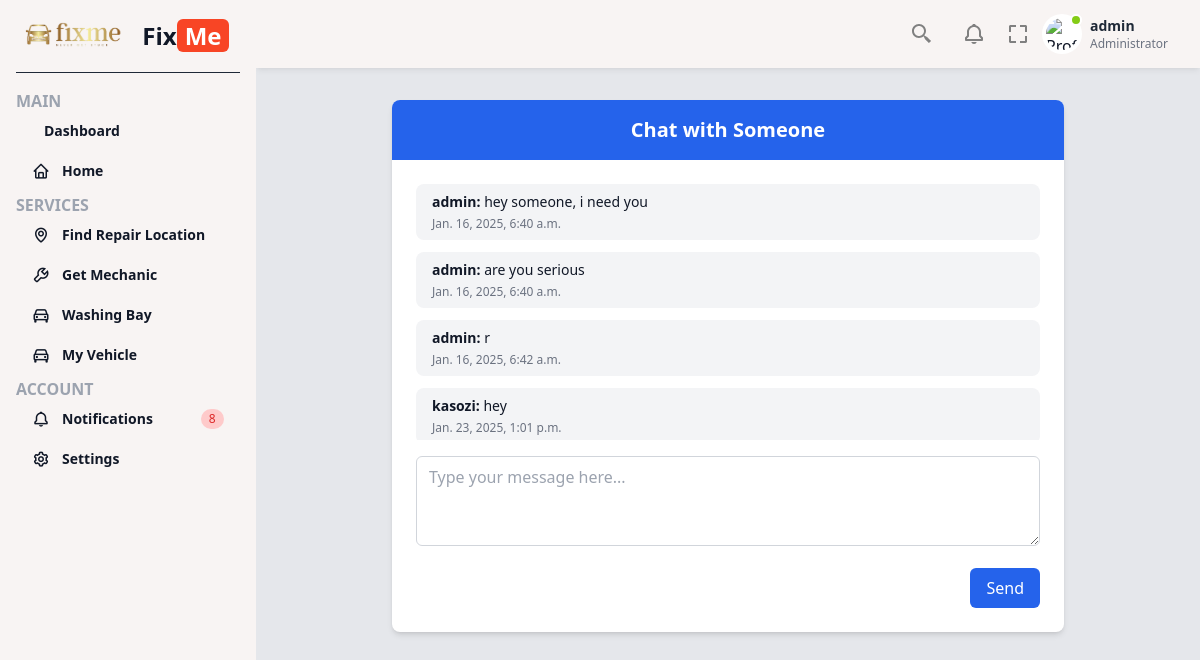
/chat_with_mechanic/1/ (signed in), run on the app's committed database.
### fixmeApp/models.py (models this page shows, shortened)
class Mechanic(models.Model):
    name = models.CharField(max_length=30)
    email = models.EmailField(validators=[EmailValidator(message="Please enter a valid email address")])
    location = models.CharField(max_length=30)
    experience = models.SmallIntegerField(default=0)
    phone = models.CharField(max_length=14, validators=[MinLengthValidator(10), MaxLengthValidator(14)])
    bio = models.CharField(max_length=100, null=True, blank=True)
    dis_img = models.ImageField(null=True, blank=True)
    created_at = models.DateTimeField(auto_now_add=True)

class Message(models.Model):
    mechanic = models.ForeignKey(Mechanic, on_delete=models.CASCADE)
    user = models.ForeignKey(User, on_delete=models.CASCADE)
    content = models.TextField()
    timestamp = models.DateTimeField(auto_now_add=True)
    read = models.BooleanField(default=False)

### fixmeApp/views.py (the view)
# urls.py: path('chat_with_mechanic/<int:mechanic_id>/', views.chat_with_mechanic, name='chat_with_mechanic'),
def chat_with_mechanic(request, mechanic_id):
    mechanic = get_object_or_404(Mechanic, id=mechanic_id)
    messages = Message.objects.filter(mechanic=mechanic).order_by('timestamp')
    message_count = Message.objects.filter(user=request.user, read=False).count()
    return render(request, 'chat_with_mechanic.html', {'mechanic': mechanic, 'messages': messages, 'message_count': message_count})

### fixmeApp/views.py (called while the page is built)
def message_count_processor(request):
    if request.user.is_authenticated:
        return {
            'message_count': Message.objects.filter(user=request.user, read=False).count()
        }
    return {
        'message_count': 0
    }

### fixmeApp/templates/chat_with_mechanic.html (shortened to what this page needs)
{% extends 'base.html' %}
{% block content %}
<div class="container mx-auto px-4 py-8">
  <div class="max-w-2xl mx-auto bg-white shadow-md rounded-lg overflow-hidden">
    <header class="bg-blue-600 text-white py-4 px-6">
      <h2 class="text-xl font-semibold text-center">Chat with {{ mechanic.name }}</h2>
    </header>
    <div class="p-6 space-y-4">
      <div class="chat-box h-64 overflow-y-auto space-y-3">
        {% for message in messages %}
        <div class="message bg-gray-100 rounded-lg px-4 py-2">
          <p class="text-sm"><strong>{{ message.user.username }}:</strong> {{ message.content }}</p>
          <p class="text-xs text-gray-500 mt-1">{{ message.timestamp }}</p>
        </div>
        {% endfor %}
      </div>
      <form method="post" action="{% url 'send_message' mechanic.id %}" class="mt-4">
        <div class="mb-4">
          <textarea name="message" rows="3" placeholder="Type your message here..." class="w-full border border-gray-300 rounded-md px-3 py-2 focus:outline-none focus:ring-2 focus:ring-blue-500"></textarea>
        </div>
        <div class="text-right">
          <button type="submit" class="bg-blue-600 text-white px-4 py-2 rounded-md hover:bg-blue-700 transition duration-300">Send</button>
        </div>
      </form>
    </div>
  </div>
</div>
{% endblock %}

### fixmeApp/templates/base.html (shortened to what this page needs)
{% load static %}
<!DOCTYPE html>
<html lang="en">
<head>
    <link href='https://unpkg.com/boxicons@2.1.4/css/boxicons.min.css' rel='stylesheet'>
    <link href="https://cdn.jsdelivr.net/npm/remixicon@3.5.0/fonts/remixicon.css" rel="stylesheet">
    <script src="https://cdn.tailwindcss.com"></script>
  </head>
<body class="bg-gray-100 text-gray-900 font-sans">
    {% load static %}
    <link href="https://fonts.bunny.net/css?family=figtree:400,500,600&display=swap" rel="stylesheet" />
    <link href='https://unpkg.com/boxicons@2.1.4/css/boxicons.min.css' rel='stylesheet'>
    <link href="https://cdn.jsdelivr.net/npm/remixicon@3.5.0/fonts/remixicon.css" rel="stylesheet">
    <script src="https://cdn.tailwindcss.com"></script>
    <div class="fixed left-0 top-0 w-64 h-full bg-[#f8f4f3] p-4 z-50 sidebar-menu transition-transform">
        <a href="#" class="flex items-center pb-4 border-b border-b-gray-800">
            <img src="{% static 'images/homeimages/logo1.png' %}" alt="Logo" class="h-10 mr-2">
            <h2 class="font-bold text-2xl">Fix<span class="bg-[#f84525] text-white px-2 rounded-md">Me</span></h2>
        </a>
        <ul class="mt-4">
            <span class="text-gray-400 font-bold">MAIN</span>
            <li class="mb-1 group {% if request.path == '/dashboard/' %}selected{% endif %}">
                <a href="{% url 'dashboard' %}" class="flex font-semibold items-center py-2 px-4 text-gray-900 hover:bg-gray-950 hover:text-gray-100 rounded-md group-[.active]:bg-gray-800 group-[.active]:text-white group-[.selected]:bg-gray-950 group-[.selected]:text-gray-100">
                    <span class="text-sm">Dashboard</span>
                </a>
            </li>
            <li class="mb-1 group {% if request.path == '/' %}selected{% endif %}">
                <a href="{% url 'home' %}" class="flex font-semibold items-center py-2 px-4 text-gray-900 hover:bg-gray-950 hover:text-gray-100 rounded-md group-[.active]:bg-gray-800 group-[.active]:text-white group-[.selected]:bg-gray-950 group-[.selected]:text-gray-100">
                    <i class='bx bx-home mr-3 text-lg'></i>
                    <span class="text-sm">Home</span>
                </a>
            </li>
            <span class="text-gray-400 font-bold">SERVICES</span>
            <li class="mb-1 group {% if request.path == '/repairlocation/' %}selected{% endif %}">
                <a href="{% url 'repairlocation' %}" class="flex font-semibold items-center py-2 px-4 text-gray-900 hover:bg-gray-950 hover:text-gray-100 rounded-md group-[.active]:bg-gray-800 group-[.active]:text-white group-[.selected]:bg-gray-950 group-[.selected]:text-gray-100">
                    <i class='bx bx-map mr-3 text-lg'></i>
                    <span class="text-sm">Find Repair Location</span>
                </a>
            </li>
            <li class="mb-1 group {% if request.path == '/mechanic/' %}selected{% endif %}">
                <a href="{% url 'mechanic' %}" class="flex font-semibold items-center py-2 px-4 text-gray-900 hover:bg-gray-950 hover:text-gray-100 rounded-md group-[.active]:bg-gray-800 group-[.active]:text-white group-[.selected]:bg-gray-950 group-[.selected]:text-gray-100">
                    <i class='bx bx-wrench mr-3 text-lg'></i>
                    <span class="text-sm">Get Mechanic</span>
                </a>
            </li>
            {% if user.is_authenticated %}
            <li class="mb-1 group {% if request.path == '/washingbay/' %}selected{% endif %}">
                <a href="{% url 'washingbay' %}" class="flex font-semibold items-center py-2 px-4 text-gray-900 hover:bg-gray-950 hover:text-gray-100 rounded-md group-[.active]:bg-gray-800 group-[.active]:text-white group-[.selected]:bg-gray-950 group-[.selected]:text-gray-100">
                    <i class='bx bx-car mr-3 text-lg'></i>
                    <span class="text-sm">Washing Bay</span>
                </a>
            </li>
            <li class="mb-1 group">
                <a href="#" class="flex font-semibold items-center py-2 px-4 text-gray-900 hover:bg-gray-950 hover:text-gray-100 rounded-md group-[.active]:bg-gray-800 group-[.active]:text-white group-[.selected]:bg-gray-950 group-[.selected]:text-gray-100">
                    <i class='bx bx-car mr-3 text-lg'></i>
                    <span class="text-sm">My Vehicle</span>
                </a>
            </li>
            {% endif %}
            <span class="text-gray-400 font-bold">ACCOUNT</span>
            {% if user.is_authenticated %}
            <li class="mb-1 group {% if request.path == '/notifications/' %}selected{% endif %}">
                <a href="{% url 'notifications' %}" class="flex font-semibold items-center py-2 px-4 text-gray-900 hover:bg-gray-950 hover:text-gray-100 rounded-md group-[.active]:bg-gray-800 group-[.active]:text-white group-[.selected]:bg-gray-950 group-[.selected]:text-gray-100">
                    <i class='bx bx-bell mr-3 text-lg'></i>
                    <span class="text-sm">Notifications</span>
                    {% if message_count > 0 %}
                    <span class="md:block px-2 py-0.5 ml-auto text-xs font-medium tracking-wide text-red-600 bg-red-200 rounded-full">{{ message_count }}</span>
                    {% endif %}
                </a>
            </li>
            <li class="mb-1 group {% if request.path == '/settings/' %}selected{% endif %}">
                <a href="{% url 'settings' %}" class="flex font-semibold items-center py-2 px-4 text-gray-900 hover:bg-gray-950 hover:text-gray-100 rounded-md group-[.active]:bg-gray-800 group-[.active]:text-white group-[.selected]:bg-gray-950 group-[.selected]:text-gray-100">
                    <i class='bx bx-cog mr-3 text-lg'></i>
                    <span class="text-sm">Settings</span>
                </a>
            </li>
            {% endif %}
        </ul>
    </div>
    <main class="w-full md:w-[calc(100%-256px)] md:ml-64 bg-gray-200 min-h-screen transition-all main">
        <div class="py-2 px-6 bg-[#f8f4f3] flex items-center shadow-md shadow-black/5 sticky top-0 left-0 z-30">
            <ul class="ml-auto flex items-center">
                <li class="mr-1 dropdown">
                    <button type="button" class="dropdown-toggle text-gray-400 mr-4 w-8 h-8 rounded flex items-center justify-center hover:text-gray-600">
                    </button>
                </li>
                {% if user.is_authenticated %}
                <li class="dropdown">
                    <button type="button" class="dropdown-toggle text-gray-400 mr-4 w-8 h-8 rounded flex items-center justify-center hover:text-gray-600">
                    </button>
                </li>
                {% endif %}
                <button id="fullscreen-button">
                    <svg xmlns="http://www.w3.org/2000/svg" width="24" height="24" class="hover:bg-gray-100 rounded-full" viewBox="0 0 24 24" style="fill: gray;transform: ;msFilter:;"><path d="M5 5h5V3H3v7h2zm5 14H5v-5H3v7h7zm11-5h-2v5h-5v2h7zm-2-4h2V3h-7v2h5z"></path></svg>
                </button>
                <li class="dropdown ml-3">
                    <button type="button" class="dropdown-toggle flex items-center">
                        <div class="flex-shrink-0 w-10 h-10 relative">
                            <div class="p-1 bg-white rounded-full focus:outline-none focus:ring">
                                <img class="w-8 h-8 rounded-full" src="https://laravelui.spruko.com/tailwind/ynex/build/assets/images/faces/9.jpg" alt="Profile"/>
                                <div class="top-0 left-7 absolute w-3 h-3 bg-lime-500 border-2 border-white rounded-full"></div>
                            </div>
                        </div>
                        <div class="p-2 md:block text-left">
                            <h2 class="text-sm font-semibold text-gray-800">
                                {% if user.is_authenticated %}
                                    {{ user.username }}
                                {% else %}
                                    Guest
                                {% endif %}
                            </h2>
                            <p class="text-xs text-gray-500">
                                {% if user.is_authenticated %}
                                    {% if user.is_staff %}Administrator{% else %}User{% endif %}
                                {% else %}
                                    Not logged in
                                {% endif %}
                            </p>
                        </div>
                    </button>
                </li>
            </ul>
        </div>
  <main>
    {% block content %}
    {% endblock %}
  </main>
</body>
</html>

### data on the page
Mechanic: name "Someone"
Message: user.username "admin", content "hey someone, i need you", timestamp "Jan. 16, 2025, 6:40 a.m."
Message: user.username "admin", content "are you serious", timestamp "Jan. 16, 2025, 6:40 a.m."
Message: user.username "admin", content "r", timestamp "Jan. 16, 2025, 6:42 a.m."
Message: user.username "kasozi", content "hey", timestamp "Jan. 23, 2025, 1:01 p.m."

### other printed values
{{ message_count }} "8"
{{ user.username }} "admin"
